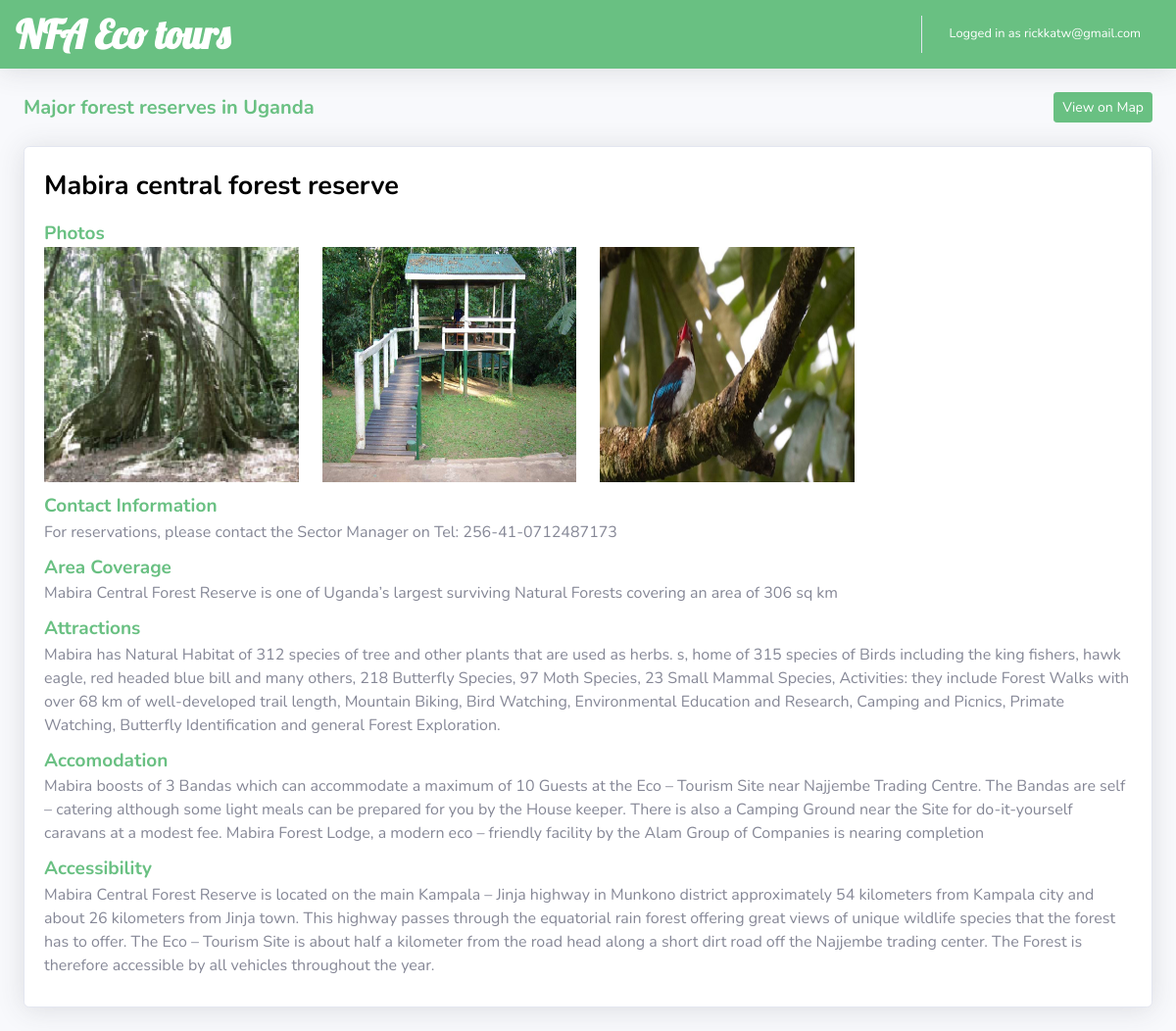
/gis/reserveDetailed/1/ (signed in), run on the app's committed database.
### accounts/models.py (models this page shows, shortened)
class customUser(AbstractBaseUser):
    email = models.EmailField(max_length=50, unique=True)
    date_joined = models.DateTimeField(verbose_name= 'date joined', auto_now_add= True)
    firstName = models.CharField(verbose_name= 'first name', max_length=50, default= '')
    lastName = models.CharField(verbose_name= 'last name', max_length=50 , default= '')
    is_verified = models.BooleanField(default= False)
    is_admin = models.BooleanField(default= False)
    is_active = models.BooleanField(default= True)
    is_staff = models.BooleanField(default= False)
    is_superuser = models.BooleanField(default= False)
    USERNAME_FIELD = 'email'
    REQUIRED_FIELDS = []
    objects = MyAccountManager()

### gis/models.py (models this page shows, shortened)
class forestsDetailed(models.Model):
    name= models.CharField(max_length= 200, blank=False)
    contactInfo= models.TextField(blank=True)
    areaCoverage= models.TextField(blank=True)
    attractions= models.TextField(blank=True)
    accomodation= models.TextField(blank=True)
    accessibility= models.TextField(blank=True)
    activities= models.TextField(blank=True)

### gis/views.py (the view)
# urls.py: re_path(r'^reserveDetailed/(?P<id>[0-9]+)/$', views.reserveDetailed, name='reserveDetailed' ),
@login_required(login_url= '/gis/login/')
def reserveDetailed(request, id):
    email = request.session.get('email')
    getId = customUser.objects.get(email=email).id
    getReserve = forestsDetailed.objects.get(id = id)
    getPhotos = forestsImages.objects.filter(forest= getReserve)
    photos = []
    for img in getPhotos:
        photos.append(img.image.url)
    context ={
        'id': getId,
        'email': email,
        'reserve': getReserve,
        'photos': photos
    }
    return render(request, 'gis/reserveDetailed.html', context)

### gis/templates/gis/reserveDetailed.html (shortened to what this page needs)
<!DOCTYPE html>
<html lang="en">
<head>
  {% load static %}
  <link href="{% static 'gis/vendor/fontawesome-free/css/all.min.css' %}" rel="stylesheet" />
  <link rel="stylesheet" href="https://cdnjs.cloudflare.com/ajax/libs/font-awesome/4.7.0/css/font-awesome.min.css">
  <link rel="stylesheet" href="https://maxcdn.bootstrapcdn.com/bootstrap/4.0.0/css/bootstrap.min.css">
  <link rel="stylesheet" href="https://pro.fontawesome.com/releases/v5.10.0/css/all.css"/>
  <link href="{% static 'gis/css/sb-admin-2.min.css' %}" rel="stylesheet" />
  <link href="{% static 'gis/detail.css' %}" rel="stylesheet" />
  <link href="{% static 'gis/extraCss.css' %}" rel="stylesheet" />
</head>
<body id="page-top">
  <div id="wrapper">
    <div id="content-wrapper" class="d-flex flex-column">
      <div id="content">
        <nav class="navbar navbar-expand navbar-light bg-white topbar mb-4 static-top shadow customColorHead">
          <h1 class="m-0 font-weight-bold text-primary customColorTitle" style="font-family:Lobster ;">NFA Eco tours</h1>
          <ul class="navbar-nav ml-auto">
            <li class="nav-item dropdown no-arrow">
              <a class="nav-link dropdown-toggle" href="#" id="userDropdown" role="button" data-toggle="dropdown" aria-haspopup="true" aria-expanded="false">
                <span class="mr-2 d-none d-lg-inline text-gray-600 small customColorLogged">Logged in as {{email}}</span>
              </a>
            </li>
          </ul>
        </nav>
        <div class="container-fluid">
          <div class="d-sm-flex align-items-center justify-content-between mb-4">
            <h1 class="h3 mb-0 text-gray-800 customColorTourist" style="font-size: 20px;">Major forest reserves in Uganda</h1>
            <a href="{% url 'gis:touristAttractions' %}"><button type="button" class="btn btn-primary btn-sm greenBtn">View on Map</button></a>
          </div>
          <div class="row">
            <div class="col-xl-12 col-lg-12">
              <div class="card shadow mb-4">
                <div class="card-body" id="forestsMain">
                    <div class="row">
                        <div class="col-xl-12 col-lg-12 reserveName">
                            {{reserve.name}}
                        </div>
                    </div>
                    {% if photos %}
                    <div class="row reserveRow">
                        <div class="col-xl-12 col-lg-12">
                            <div class="row">
                                <div class="col-lg-12">
                                    <span class="headAttr">Photos</span><br>
                                </div>
                            </div>
                            <div class="row">
                                {% for img in photos %}
                                    <div class="col-lg-3">
                                    <img id="imgPlace" src="{{img}}" alt="">
                                    </div>
                                {% endfor %}
                            </div>
                        </div>
                    </div>
                    {% endif %}
                    {% if reserve.contactInfo %}
                    <div class="row reserveRow">
                        <div class="col-xl-12 col-lg-12">
                        <span class="headAttr"> Contact Information</span><br>
                            {{reserve.contactInfo}}
                        </div>
                    </div>
                    {% endif %}
                    {% if reserve.areaCoverage %}
                    <div class="row reserveRow">
                        <div class="col-xl-12 col-lg-12">
                        <span class="headAttr"> Area Coverage</span><br>
                            {{reserve.areaCoverage}}
                        </div>
                    </div>
                    {% endif %}
                    {% if reserve.attractions %}
                    <div class="row reserveRow">
                        <div class="col-xl-12 col-lg-12">
                        <span class="headAttr"> Attractions</span><br>
                            {{reserve.attractions}}
                        </div>
                    </div>
                    {% endif %}
                    {% if reserve.accomodation %}
                    <div class="row reserveRow">
                        <div class="col-xl-12 col-lg-12">
                        <span class="headAttr">Accomodation</span><br>
                            {{reserve.accomodation}}
                        </div>
                    </div>
                    {% endif %}
                    {% if reserve.accessibility %}
                    <div class="row reserveRow">
                        <div class="col-xl-12 col-lg-12">
                        <span class="headAttr">Accessibility</span><br>
                            {{reserve.accessibility}}
                        </div>
                    </div>
                    {% endif %}
                </div>
              </div>
            </div>
          </div>
</body>
</html>

### gis/static/gis/detail.css (style rules this page uses)
.reserveName { font-size: 27px; color: black; font-weight: bold; margin-bottom: 13px; }
.headAttr { color: #69c082; font-weight: bold; font-size: 19px; }
.reserveRow { margin-bottom: 10px; }
#imgPlace { max-width: 100%; height: 30vh; }
.greenBtn { background-color: #69c082; border-color: #69c082; }

### gis/static/gis/extraCss.css (style rules this page uses)
.customColorHead { background-color: #69c082!important; }
.customColorTitle { color: white!important; }
.customColorLogged { color: white!important; }
.customColorTourist { color:#69c082!important; font-weight: bold; }

### data on the page
customUser: email "rickkatw@gmail.com"
forestsDetailed: name "Mabira central forest reserve", contactInfo "For reservations, please contact the Sector Manager on Tel: 256-41-0712487173", areaCoverage "Mabira Central Forest Reserve is one of Uganda’s largest surviving Natural Forests covering an area of 306 sq km", attractions "Mabira has Natural Habitat of 312 species of tree and other plants that are used as herbs. s, home of 315 species of Birds including the king fishers, hawk eagle, red headed blue bill and many others, 218 Butterfly Species, 97 Moth Species, 23 Small Mammal Species, Activities: they include Forest Walks with over 68 km of well-developed trail length, Mountain Biking, Bird Watching, Environmental Education and Research, Camping and Picnics, Primate Watching, Butterfly Identification and general Forest Exploration.", accomodation "Mabira boosts of 3 Bandas which can accommodate a maximum of 10 Guests at the Eco – Tourism Site near Najjembe Trading Centre. The Bandas are self – catering although some light meals can be prepared for you by the House keeper. There is also a Camping Ground near the Site for do-it-yourself caravans at a modest fee. Mabira Forest Lodge, a modern eco – friendly facility by the Alam Group of Companies is nearing completion", accessibility "Mabira Central Forest Reserve is located on the main Kampala – Jinja highway in Munkono district approximately 54 kilometers from Kampala city and about 26 kilometers from Jinja town. This highway passes through the equatorial rain forest offering great views of unique wildlife species that the forest has to offer. The Eco – Tourism Site is about half a kilometer from the road head along a short dirt road off the Najjembe trading center. The Forest is therefore accessible by all vehicles throughout the year."
